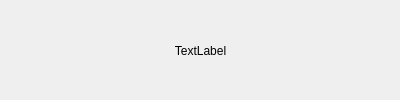
<?xml version="1.0" encoding="UTF-8"?>
<ui version="4.0">
 <class>dialog</class>
 <widget class="QDialog" name="dialog">
  <property name="geometry">
   <rect>
    <x>0</x>
    <y>0</y>
    <width>400</width>
    <height>100</height>
   </rect>
  </property>
  <property name="sizePolicy">
   <sizepolicy hsizetype="Fixed" vsizetype="Fixed">
    <horstretch>0</horstretch>
    <verstretch>0</verstretch>
   </sizepolicy>
  </property>
  <property name="minimumSize">
   <size>
    <width>100</width>
    <height>50</height>
   </size>
  </property>
  <property name="windowTitle">
   <string>Info</string>
  </property>
  <property name="sizeGripEnabled">
   <bool>false</bool>
  </property>
  <widget class="QLabel" name="warning">
   <property name="geometry">
    <rect>
     <x>20</x>
     <y>20</y>
     <width>361</width>
     <height>61</height>
    </rect>
   </property>
   <property name="text">
    <string>TextLabel</string>
   </property>
   <property name="alignment">
    <set>Qt::AlignCenter</set>
   </property>
   <property name="wordWrap">
    <bool>true</bool>
   </property>
  </widget>
 </widget>
 <resources/>
 <connections/>
</ui>
